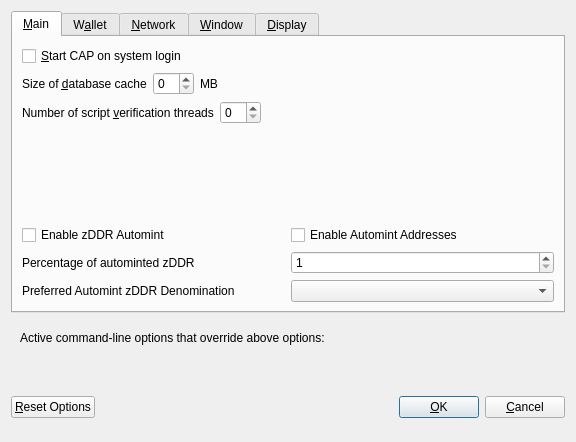
<?xml version="1.0" encoding="UTF-8"?>
<ui version="4.0">
 <class>OptionsDialog</class>
 <widget class="QDialog" name="OptionsDialog">
  <property name="geometry">
   <rect>
    <x>0</x>
    <y>0</y>
    <width>576</width>
    <height>442</height>
   </rect>
  </property>
  <property name="windowTitle">
   <string>Options</string>
  </property>
  <property name="modal">
   <bool>true</bool>
  </property>
  <layout class="QVBoxLayout" name="verticalLayout">
   <item>
    <widget class="QTabWidget" name="tabWidget">
     <property name="currentIndex">
      <number>0</number>
     </property>
     <widget class="QWidget" name="tabMain">
      <attribute name="title">
       <string>&amp;Main</string>
      </attribute>
      <layout class="QVBoxLayout" name="verticalLayout_Main">
       <item>
        <widget class="QCheckBox" name="bitcoinAtStartup">
         <property name="toolTip">
          <string>Automatically start CAP after logging in to the system.</string>
         </property>
         <property name="text">
          <string>&amp;Start CAP on system login</string>
         </property>
        </widget>
       </item>
       <item>
        <layout class="QHBoxLayout" name="horizontalLayout_2_Main">
         <item>
          <widget class="QLabel" name="databaseCacheLabel">
           <property name="text">
            <string>Size of &amp;database cache</string>
           </property>
           <property name="textFormat">
            <enum>Qt::PlainText</enum>
           </property>
           <property name="buddy">
            <cstring>databaseCache</cstring>
           </property>
          </widget>
         </item>
         <item>
          <widget class="QSpinBox" name="databaseCache"/>
         </item>
         <item>
          <widget class="QLabel" name="databaseCacheUnitLabel">
           <property name="text">
            <string>MB</string>
           </property>
           <property name="textFormat">
            <enum>Qt::PlainText</enum>
           </property>
          </widget>
         </item>
         <item>
          <spacer name="horizontalSpacer_2_Main">
           <property name="orientation">
            <enum>Qt::Horizontal</enum>
           </property>
           <property name="sizeHint" stdset="0">
            <size>
             <width>40</width>
             <height>20</height>
            </size>
           </property>
          </spacer>
         </item>
        </layout>
       </item>
       <item>
        <layout class="QHBoxLayout" name="horizontalLayout_3_Main">
         <item>
          <widget class="QLabel" name="threadsScriptVerifLabel">
           <property name="text">
            <string>Number of script &amp;verification threads</string>
           </property>
           <property name="textFormat">
            <enum>Qt::PlainText</enum>
           </property>
           <property name="buddy">
            <cstring>threadsScriptVerif</cstring>
           </property>
          </widget>
         </item>
         <item>
          <widget class="QSpinBox" name="threadsScriptVerif">
           <property name="toolTip">
            <string>(0 = auto, &lt;0 = leave that many cores free)</string>
           </property>
          </widget>
         </item>
         <item>
          <spacer name="horizontalSpacer_3_Main">
           <property name="orientation">
            <enum>Qt::Horizontal</enum>
           </property>
           <property name="sizeHint" stdset="0">
            <size>
             <width>40</width>
             <height>20</height>
            </size>
           </property>
          </spacer>
         </item>
        </layout>
       </item>
       <item>
        <spacer name="verticalSpacer_2">
         <property name="orientation">
          <enum>Qt::Vertical</enum>
         </property>
         <property name="sizeHint" stdset="0">
          <size>
           <width>20</width>
           <height>40</height>
          </size>
         </property>
        </spacer>
       </item>
       <item>
        <widget class="QWidget" name="verticalZpivOptionsWidget" native="true">
         <layout class="QVBoxLayout" name="verticalZpivOptionsLayout">
          <property name="margin">
           <number>0</number>
          </property>
          <item>
           <layout class="QHBoxLayout" name="horizontalAutomintingLayout">
            <item>
             <widget class="QCheckBox" name="checkBoxZeromintEnable">
              <property name="toolTip">
               <string>Enable automatic minting of CAP units to zDDR</string>
              </property>
              <property name="layoutDirection">
               <enum>Qt::LeftToRight</enum>
              </property>
              <property name="text">
               <string>Enable zDDR Automint</string>
              </property>
             </widget>
            </item>
            <item>
             <widget class="QCheckBox" name="checkBoxZeromintAddresses">
              <property name="toolTip">
               <string>Enable automatic zDDR minting from specific addresses</string>
              </property>
              <property name="layoutDirection">
               <enum>Qt::LeftToRight</enum>
              </property>
              <property name="text">
               <string>Enable Automint Addresses</string>
              </property>
             </widget>
            </item>
           </layout>
          </item>
          <item>
           <layout class="QHBoxLayout" name="horizontalZmintPercentageLayout">
            <item>
             <widget class="QLabel" name="percentage_label">
              <property name="toolTip">
               <string>Percentage of incoming CAP which get automatically converted to zDDR via Zerocoin Protocol (min: 10%)</string>
              </property>
              <property name="text">
               <string>Percentage of autominted zDDR</string>
              </property>
             </widget>
            </item>
            <item>
             <widget class="QSpinBox" name="zeromintPercentage">
              <property name="minimum">
               <number>1</number>
              </property>
              <property name="maximum">
               <number>100</number>
              </property>
             </widget>
            </item>
           </layout>
          </item>
          <item>
           <layout class="QHBoxLayout" name="horizontalLayout" stretch="0,0">
            <property name="sizeConstraint">
             <enum>QLayout::SetFixedSize</enum>
            </property>
            <item>
             <widget class="QLabel" name="labelPreferredDenom">
              <property name="maximumSize">
               <size>
                <width>16777215</width>
                <height>16777215</height>
               </size>
              </property>
              <property name="toolTip">
               <string>Wait with automatic conversion to Zerocoin until enough CAP for this denomination is available</string>
              </property>
              <property name="text">
               <string>Preferred Automint zDDR Denomination</string>
              </property>
             </widget>
            </item>
            <item>
             <widget class="QComboBox" name="preferredDenom">
              <property name="maximumSize">
               <size>
                <width>16777215</width>
                <height>27</height>
               </size>
              </property>
              <property name="toolTip">
               <string>Wait with automatic conversion to Zerocoin until enough CAP for this denomination is available</string>
              </property>
              <property name="maxVisibleItems">
               <number>9</number>
              </property>
              <property name="maxCount">
               <number>9</number>
              </property>
             </widget>
            </item>
           </layout>
          </item>
         </layout>
        </widget>
       </item>
      </layout>
     </widget>
     <widget class="QWidget" name="tabWallet">
      <attribute name="title">
       <string>W&amp;allet</string>
      </attribute>
      <layout class="QVBoxLayout" name="verticalLayout_Wallet">
       <item>
        <layout class="QHBoxLayout" name="horizontalLayout_2_Wallet">
         <item>
          <widget class="QLabel" name="labelStakeSplitThresholdText">
           <property name="text">
            <string>Stake split threshold:</string>
           </property>
          </widget>
         </item>
         <item>
          <widget class="QSpinBox" name="spinBoxStakeSplitThreshold">
           <property name="minimum">
            <number>1</number>
           </property>
           <property name="maximum">
            <number>999999</number>
           </property>
          </widget>
         </item>
        </layout>
       </item>
       <item>
        <widget class="QGroupBox" name="groupBox">
         <property name="title">
          <string>Expert</string>
         </property>
         <layout class="QVBoxLayout" name="verticalLayout_2">
          <item>
           <widget class="QCheckBox" name="coinControlFeatures">
            <property name="toolTip">
             <string>Whether to show coin control features or not.</string>
            </property>
            <property name="text">
             <string>Enable coin &amp;control features</string>
            </property>
           </widget>
          </item>
          <item>
           <widget class="QCheckBox" name="showMasternodesTab">
            <property name="toolTip">
             <string>Show additional tab listing all your masternodes in first sub-tab&lt;br/&gt;and all masternodes on the network in second sub-tab.</string>
            </property>
            <property name="text">
             <string>Show Masternodes Tab</string>
            </property>
           </widget>
          </item>
          <item>
           <widget class="QCheckBox" name="spendZeroConfChange">
            <property name="toolTip">
             <string>If you disable the spending of unconfirmed change, the change from a transaction&lt;br/&gt;cannot be used until that transaction has at least one confirmation.&lt;br/&gt;This also affects how your balance is computed.</string>
            </property>
            <property name="text">
             <string>&amp;Spend unconfirmed change</string>
            </property>
           </widget>
          </item>
         </layout>
        </widget>
       </item>
       <item>
        <spacer name="verticalSpacer_Wallet">
         <property name="orientation">
          <enum>Qt::Vertical</enum>
         </property>
         <property name="sizeHint" stdset="0">
          <size>
           <width>20</width>
           <height>40</height>
          </size>
         </property>
        </spacer>
       </item>
      </layout>
     </widget>
     <widget class="QWidget" name="tabNetwork">
      <attribute name="title">
       <string>&amp;Network</string>
      </attribute>
      <layout class="QVBoxLayout" name="verticalLayout_Network">
       <item>
        <widget class="QCheckBox" name="mapPortUpnp">
         <property name="toolTip">
          <string>Automatically open the CAP client port on the router. This only works when your router supports UPnP and it is enabled.</string>
         </property>
         <property name="text">
          <string>Map port using &amp;UPnP</string>
         </property>
        </widget>
       </item>
       <item>
        <widget class="QCheckBox" name="allowIncoming">
         <property name="toolTip">
          <string>Accept connections from outside</string>
         </property>
         <property name="text">
          <string>Allow incoming connections</string>
         </property>
        </widget>
       </item>
       <item>
        <widget class="QCheckBox" name="connectSocks">
         <property name="toolTip">
          <string>Connect to the CAP network through a SOCKS5 proxy.</string>
         </property>
         <property name="text">
          <string>&amp;Connect through SOCKS5 proxy (default proxy):</string>
         </property>
        </widget>
       </item>
       <item>
        <layout class="QHBoxLayout" name="horizontalLayout_1_Network">
         <item>
          <widget class="QLabel" name="proxyIpLabel">
           <property name="text">
            <string>Proxy &amp;IP:</string>
           </property>
           <property name="textFormat">
            <enum>Qt::PlainText</enum>
           </property>
           <property name="buddy">
            <cstring>proxyIp</cstring>
           </property>
          </widget>
         </item>
         <item>
          <widget class="QValidatedLineEdit" name="proxyIp">
           <property name="minimumSize">
            <size>
             <width>140</width>
             <height>0</height>
            </size>
           </property>
           <property name="maximumSize">
            <size>
             <width>140</width>
             <height>16777215</height>
            </size>
           </property>
           <property name="toolTip">
            <string>IP address of the proxy (e.g. IPv4: 127.0.0.1 / IPv6: ::1)</string>
           </property>
          </widget>
         </item>
         <item>
          <widget class="QLabel" name="proxyPortLabel">
           <property name="text">
            <string>&amp;Port:</string>
           </property>
           <property name="textFormat">
            <enum>Qt::PlainText</enum>
           </property>
           <property name="buddy">
            <cstring>proxyPort</cstring>
           </property>
          </widget>
         </item>
         <item>
          <widget class="QLineEdit" name="proxyPort">
           <property name="minimumSize">
            <size>
             <width>55</width>
             <height>0</height>
            </size>
           </property>
           <property name="maximumSize">
            <size>
             <width>55</width>
             <height>16777215</height>
            </size>
           </property>
           <property name="toolTip">
            <string>Port of the proxy (e.g. 9050)</string>
           </property>
          </widget>
         </item>
         <item>
          <spacer name="horizontalSpacer_1_Network">
           <property name="orientation">
            <enum>Qt::Horizontal</enum>
           </property>
           <property name="sizeHint" stdset="0">
            <size>
             <width>40</width>
             <height>20</height>
            </size>
           </property>
          </spacer>
         </item>
        </layout>
       </item>
       <item>
        <spacer name="verticalSpacer_Network">
         <property name="orientation">
          <enum>Qt::Vertical</enum>
         </property>
         <property name="sizeHint" stdset="0">
          <size>
           <width>20</width>
           <height>40</height>
          </size>
         </property>
        </spacer>
       </item>
      </layout>
     </widget>
     <widget class="QWidget" name="tabWindow">
      <attribute name="title">
       <string>&amp;Window</string>
      </attribute>
      <layout class="QVBoxLayout" name="verticalLayout_Window">
       <item>
        <widget class="QCheckBox" name="minimizeToTray">
         <property name="toolTip">
          <string>Show only a tray icon after minimizing the window.</string>
         </property>
         <property name="text">
          <string>&amp;Minimize to the tray instead of the taskbar</string>
         </property>
        </widget>
       </item>
       <item>
        <widget class="QCheckBox" name="minimizeOnClose">
         <property name="toolTip">
          <string>Minimize instead of exit the application when the window is closed. When this option is enabled, the application will be closed only after selecting Quit in the menu.</string>
         </property>
         <property name="text">
          <string>M&amp;inimize on close</string>
         </property>
        </widget>
       </item>
       <item>
        <spacer name="verticalSpacer_Window">
         <property name="orientation">
          <enum>Qt::Vertical</enum>
         </property>
         <property name="sizeHint" stdset="0">
          <size>
           <width>20</width>
           <height>40</height>
          </size>
         </property>
        </spacer>
       </item>
      </layout>
     </widget>
     <widget class="QWidget" name="tabDisplay">
      <attribute name="title">
       <string>&amp;Display</string>
      </attribute>
      <layout class="QVBoxLayout" name="verticalLayout_Display">
       <item>
        <layout class="QHBoxLayout" name="horizontalLayout_1_Display">
         <item>
          <widget class="QLabel" name="langLabel">
           <property name="text">
            <string>User Interface &amp;language:</string>
           </property>
           <property name="textFormat">
            <enum>Qt::PlainText</enum>
           </property>
           <property name="buddy">
            <cstring>lang</cstring>
           </property>
          </widget>
         </item>
         <item>
          <widget class="QValueComboBox" name="lang">
           <property name="toolTip">
            <string>The user interface language can be set here. This setting will take effect after restarting CAP.</string>
           </property>
          </widget>
         </item>
        </layout>
       </item>
       <item>
        <widget class="QLabel" name="label_3">
         <property name="toolTip">
          <string notr="true"/>
         </property>
         <property name="statusTip">
          <string notr="true"/>
         </property>
         <property name="whatsThis">
          <string notr="true"/>
         </property>
         <property name="accessibleName">
          <string notr="true"/>
         </property>
         <property name="text">
          <string>Language missing or translation incomplete? Help contributing translations here:
https://discord.gg/dF7E8RdugH</string>
         </property>
         <property name="wordWrap">
          <bool>true</bool>
         </property>
         <property name="openExternalLinks">
          <bool>true</bool>
         </property>
         <property name="textInteractionFlags">
          <set>Qt::TextBrowserInteraction</set>
         </property>
        </widget>
       </item>
       <item>
        <layout class="QHBoxLayout" name="horizontalLayout_2_Display" stretch="0,0">
         <item>
          <widget class="QLabel" name="themeLabel">
           <property name="text">
            <string>User Interface Theme:</string>
           </property>
          </widget>
         </item>
         <item>
          <widget class="QValueComboBox" name="theme"/>
         </item>
        </layout>
       </item>
       <item>
        <widget class="QWidget" name="verticalZpivDisplayWidget" native="true">
         <layout class="QVBoxLayout" name="verticalZpivDisplayLayout">
          <property name="margin">
           <number>0</number>
          </property>
          <item>
           <widget class="Line" name="line">
            <property name="orientation">
             <enum>Qt::Horizontal</enum>
            </property>
           </widget>
          </item>
          <item>
           <layout class="QHBoxLayout" name="horizontalLayout_3_Display">
            <item>
             <widget class="QLabel" name="unitLabel">
              <property name="text">
               <string>Unit to show amounts in:</string>
              </property>
              <property name="textFormat">
               <enum>Qt::PlainText</enum>
              </property>
             </widget>
            </item>
            <item>
             <widget class="QValueComboBox" name="unit">
              <property name="toolTip">
               <string>Choose the default subdivision unit to show in the interface and when sending coins.</string>
              </property>
             </widget>
            </item>
           </layout>
          </item>
          <item>
           <layout class="QHBoxLayout" name="horizontalLayout_4_Display">
            <item>
             <widget class="QLabel" name="digitsLabel">
              <property name="text">
               <string>Decimal digits</string>
              </property>
             </widget>
            </item>
            <item>
             <widget class="QValueComboBox" name="digits"/>
            </item>
           </layout>
          </item>
          <item>
           <layout class="QHBoxLayout" name="horizontalLayout_5_Display">
            <item>
             <widget class="QCheckBox" name="checkBoxHideZeroBalances">
              <property name="toolTip">
               <string>Hide empty balances</string>
              </property>
              <property name="layoutDirection">
               <enum>Qt::LeftToRight</enum>
              </property>
              <property name="text">
               <string>Hide empty balances</string>
              </property>
             </widget>
            </item>
            <item>
             <widget class="QCheckBox" name="checkBoxHideOrphans">
              <property name="toolTip">
               <string>Hide orphan stakes in transaction lists</string>
              </property>
              <property name="text">
               <string>Hide orphan stakes</string>
              </property>
             </widget>
            </item>
            <item>
             <spacer name="horizontalSpacer">
              <property name="orientation">
               <enum>Qt::Horizontal</enum>
              </property>
              <property name="sizeHint" stdset="0">
               <size>
                <width>40</width>
                <height>20</height>
               </size>
              </property>
             </spacer>
            </item>
           </layout>
          </item>
          <item>
           <layout class="QHBoxLayout" name="horizontalLayout_6_Display">
            <item>
             <widget class="QLabel" name="thirdPartyTxUrlsLabel">
              <property name="toolTip">
               <string>Third party URLs (e.g. a block explorer) that appear in the transactions tab as context menu items. %s in the URL is replaced by transaction hash. Multiple URLs are separated by vertical bar |.</string>
              </property>
              <property name="text">
               <string>Third party transaction URLs</string>
              </property>
             </widget>
            </item>
            <item>
             <widget class="QLineEdit" name="thirdPartyTxUrls">
              <property name="toolTip">
               <string>Third party URLs (e.g. a block explorer) that appear in the transactions tab as context menu items. %s in the URL is replaced by transaction hash. Multiple URLs are separated by vertical bar |.</string>
              </property>
             </widget>
            </item>
           </layout>
          </item>
         </layout>
        </widget>
       </item>
       <item>
        <spacer name="verticalSpacer">
         <property name="orientation">
          <enum>Qt::Vertical</enum>
         </property>
         <property name="sizeHint" stdset="0">
          <size>
           <width>20</width>
           <height>40</height>
          </size>
         </property>
        </spacer>
       </item>
      </layout>
     </widget>
    </widget>
   </item>
   <item>
    <widget class="QFrame" name="frame">
     <layout class="QVBoxLayout" name="verticalLayout_Bottom">
      <item>
       <layout class="QHBoxLayout" name="horizontalLayout_Bottom">
        <item>
         <widget class="QLabel" name="overriddenByCommandLineInfoLabel">
          <property name="text">
           <string>Active command-line options that override above options:</string>
          </property>
          <property name="textFormat">
           <enum>Qt::PlainText</enum>
          </property>
         </widget>
        </item>
        <item>
         <spacer name="horizontalSpacer_Bottom">
          <property name="orientation">
           <enum>Qt::Horizontal</enum>
          </property>
          <property name="sizeHint" stdset="0">
           <size>
            <width>40</width>
            <height>20</height>
           </size>
          </property>
         </spacer>
        </item>
       </layout>
      </item>
      <item>
       <widget class="QLabel" name="overriddenByCommandLineLabel">
        <property name="text">
         <string/>
        </property>
        <property name="textFormat">
         <enum>Qt::PlainText</enum>
        </property>
        <property name="wordWrap">
         <bool>true</bool>
        </property>
       </widget>
      </item>
     </layout>
    </widget>
   </item>
   <item>
    <layout class="QHBoxLayout" name="horizontalLayout_Buttons">
     <item>
      <widget class="QPushButton" name="resetButton">
       <property name="toolTip">
        <string>Reset all client options to default.</string>
       </property>
       <property name="text">
        <string>&amp;Reset Options</string>
       </property>
       <property name="autoDefault">
        <bool>false</bool>
       </property>
      </widget>
     </item>
     <item>
      <spacer name="horizontalSpacer_1">
       <property name="orientation">
        <enum>Qt::Horizontal</enum>
       </property>
       <property name="sizeHint" stdset="0">
        <size>
         <width>40</width>
         <height>48</height>
        </size>
       </property>
      </spacer>
     </item>
     <item>
      <widget class="QLabel" name="statusLabel">
       <property name="minimumSize">
        <size>
         <width>200</width>
         <height>0</height>
        </size>
       </property>
       <property name="font">
        <font>
         <weight>75</weight>
         <bold>true</bold>
        </font>
       </property>
       <property name="text">
        <string/>
       </property>
       <property name="textFormat">
        <enum>Qt::PlainText</enum>
       </property>
       <property name="wordWrap">
        <bool>true</bool>
       </property>
      </widget>
     </item>
     <item>
      <spacer name="horizontalSpacer_2">
       <property name="orientation">
        <enum>Qt::Horizontal</enum>
       </property>
       <property name="sizeHint" stdset="0">
        <size>
         <width>40</width>
         <height>48</height>
        </size>
       </property>
      </spacer>
     </item>
     <item>
      <widget class="QPushButton" name="okButton">
       <property name="text">
        <string>&amp;OK</string>
       </property>
       <property name="autoDefault">
        <bool>false</bool>
       </property>
       <property name="default">
        <bool>true</bool>
       </property>
      </widget>
     </item>
     <item>
      <widget class="QPushButton" name="cancelButton">
       <property name="text">
        <string>&amp;Cancel</string>
       </property>
       <property name="autoDefault">
        <bool>false</bool>
       </property>
      </widget>
     </item>
    </layout>
   </item>
  </layout>
 </widget>
 <customwidgets>
  <customwidget>
   <class>QValidatedLineEdit</class>
   <extends>QLineEdit</extends>
   <header>qvalidatedlineedit.h</header>
  </customwidget>
  <customwidget>
   <class>QValueComboBox</class>
   <extends>QComboBox</extends>
   <header>qvaluecombobox.h</header>
  </customwidget>
 </customwidgets>
 <resources/>
 <connections/>
</ui>
